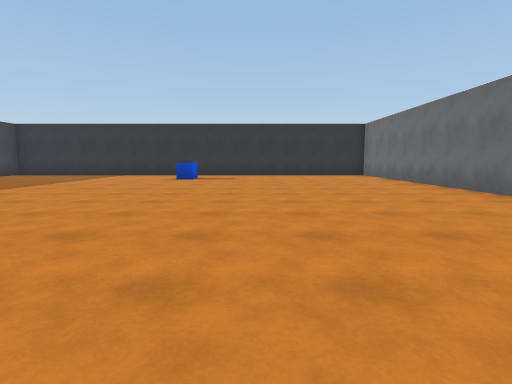
view 1 (above)

24 first-person views from a walk through a 3-D level made in the Unity game engine. The camera is 1.2 m above the floor, tilts 6° down and sees 80° across. The floor is counted in squares, 2 m on a side. Each view is taken from the middle of a square. On the plan, view 1 faces up. The plan holds only what a view shows up to about 9 squares ahead; the rest is blank. The place goes on beyond the plan. The player is left out. Surface patterns are stand-ins for the level's own textures.

view 2
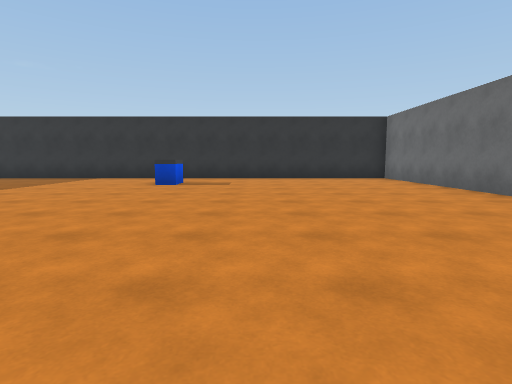

view 3
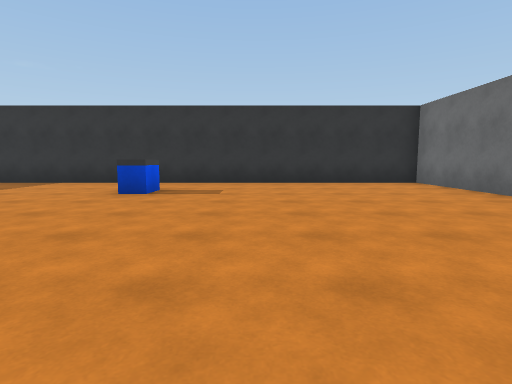

view 4
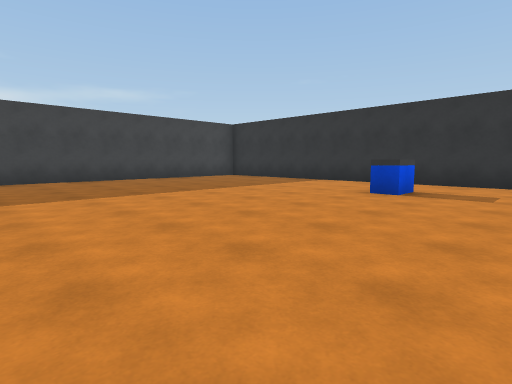

view 5
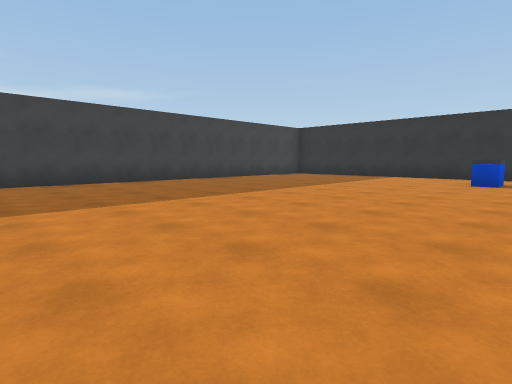

view 6
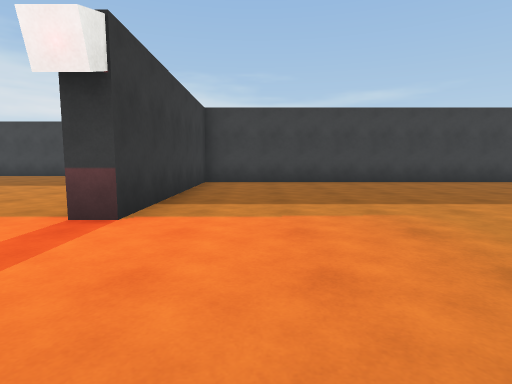

view 7
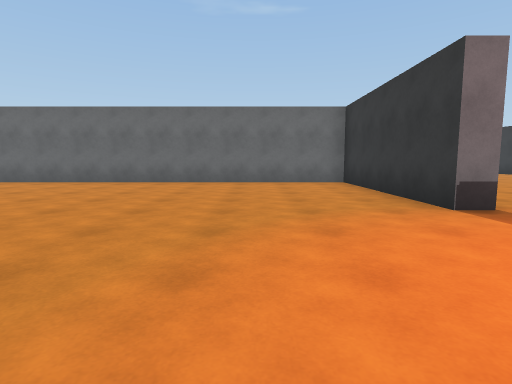

view 8
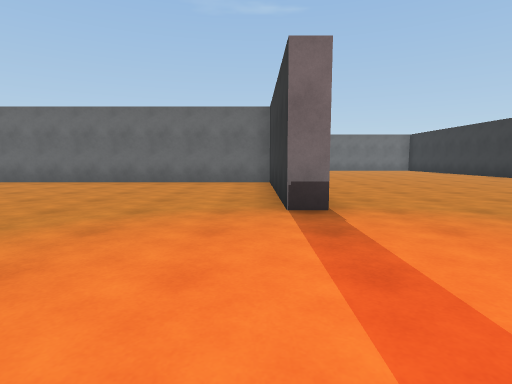

view 9
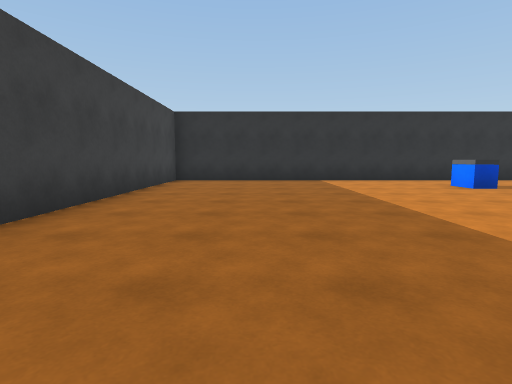

view 10
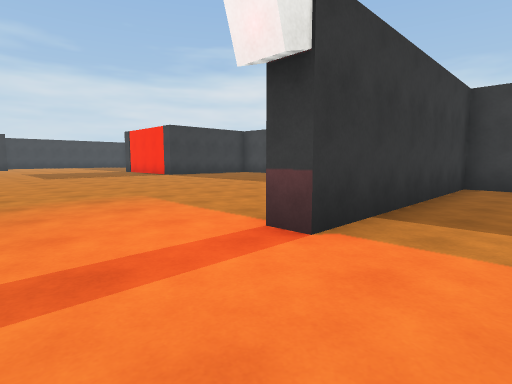

view 11
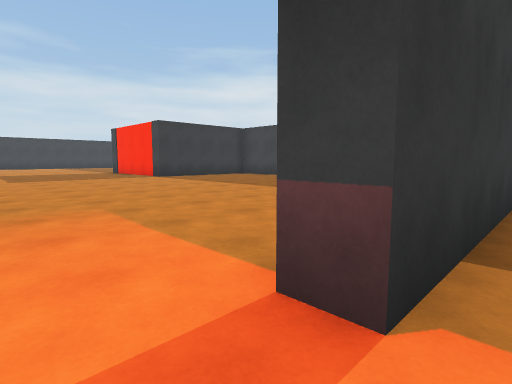

view 12
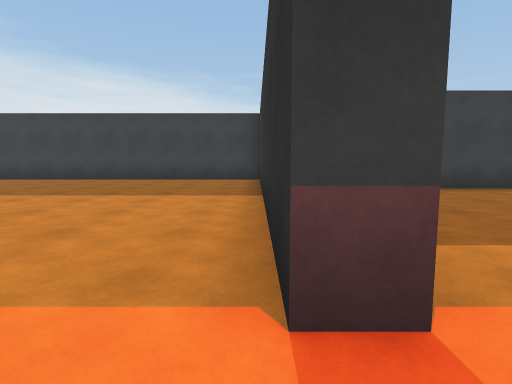

view 13
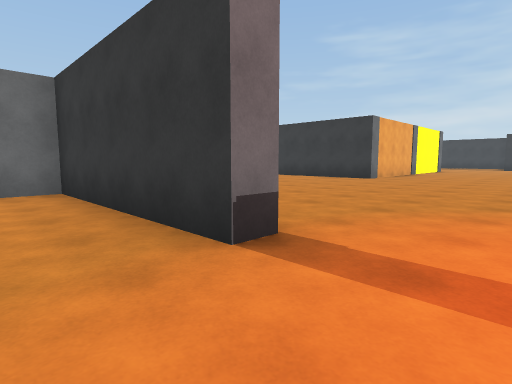

view 14
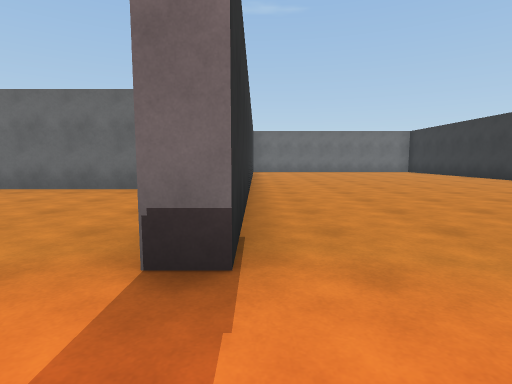

view 15
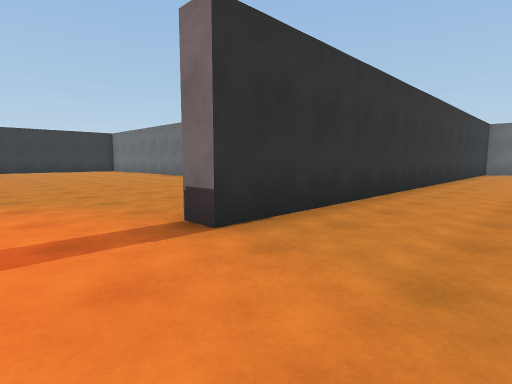

view 16
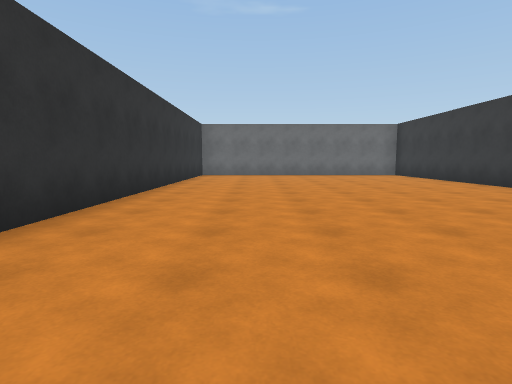

view 17
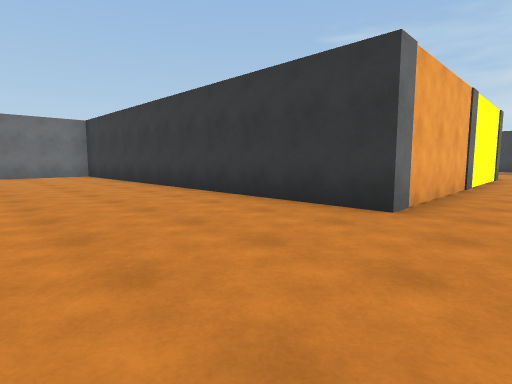

view 18
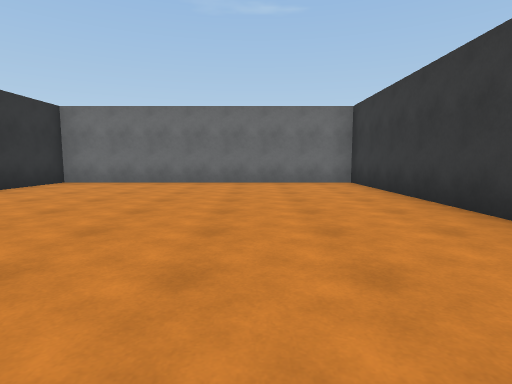

view 19
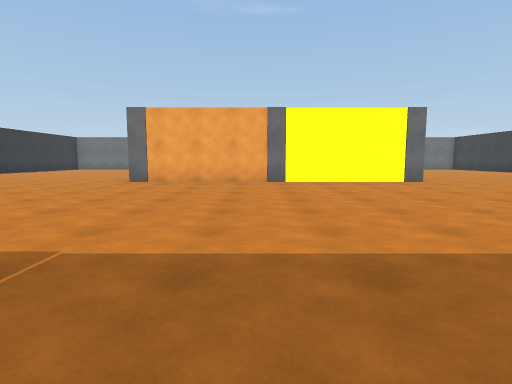

view 20
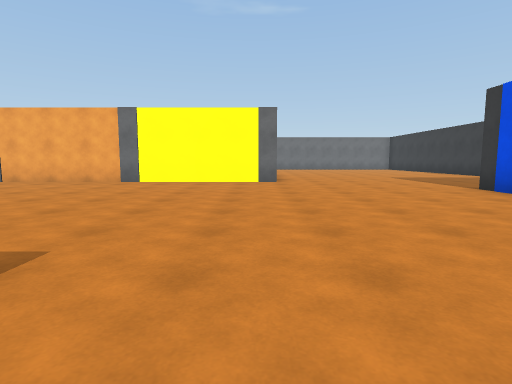

view 21
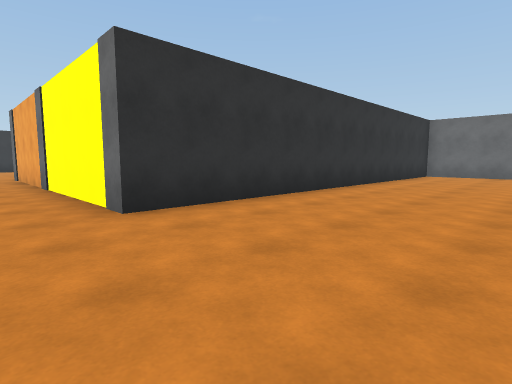

view 22
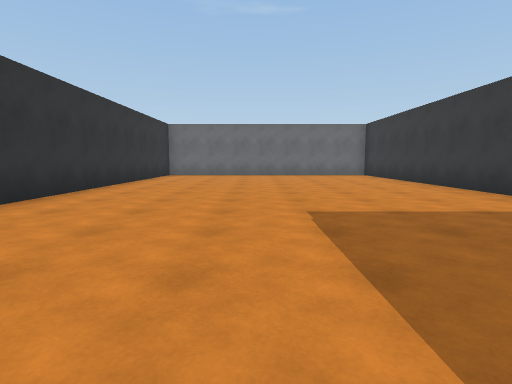

view 23
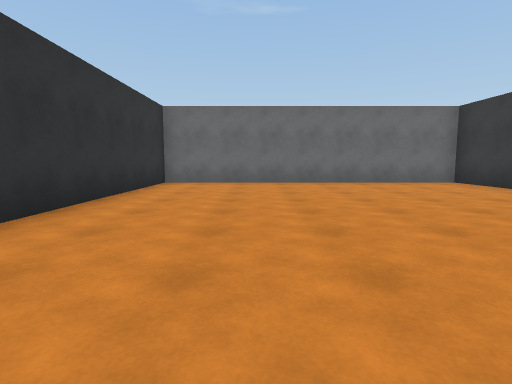

view 24
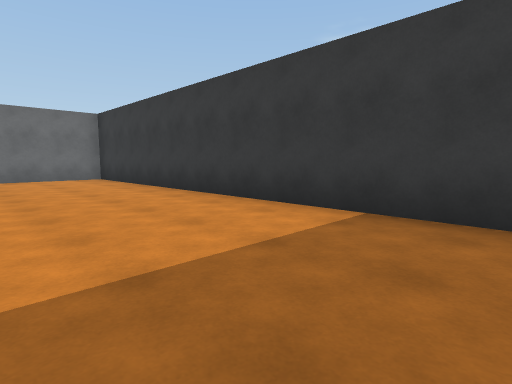

### Floor plan
Points are (right, up) in squares from view 1. A wall is a line through its corners. A room is listed if a view was taken in it or the views show most of it. See-through windows are left out.
Room 1 (views 1, 2, 3, 4, 5, 6, 7, 8, 9, 10, 13)
walls: (0.6, -2.4) (4.2, -2.4) (4.2, 12.1) (-9.4, 12.1) (-9.4, -2.4) (-4, -2.4)
ways out: opening at (-2, -2.2) to room 2
objects: other object (-2, 10)
Room 2 (views 11, 12, 14, 15, 16, 17, 18, 19, 20, 21, 22, 23, 24)
walls: (-0.6, -22.6) (0.4, -22.6); (-4, -2.4) (-4, -2.9) (-9.9, -2.9); (3.2, -26.3) (13.1, -26.3) (13.1, -18.6) (2.3, -18.6) (2.3, -10.5) (13.1, -10.5) (13.1, -2.9) (-0.4, -2.9) (-0.4, -2.4) (0.6, -2.4)
ways out: opening at (-2, -2.2) to room 1

Positions as (right, up) in squares from view 1, and headings:
1: (0, 0), facing up
2: (0, 2), facing up
3: (0, 4), facing up
4: (0, 4), facing up-left
5: (-1, 1), facing up-left
6: (-1, -1), facing left
7: (-4, 0), facing right
8: (-4, -2), facing right
9: (-7, 3), facing up
10: (-2, -1), facing down-left
11: (-3, -2), facing down-left
12: (-3, -3), facing left
13: (-2, -1), facing down-right
14: (-2, -3), facing right
15: (-2, -5), facing up-right
16: (1, -5), facing right
17: (1, -7), facing down-right
18: (5, -8), facing right
19: (-6, -14), facing right
20: (-6, -18), facing right
21: (1, -22), facing up-right
22: (1, -22), facing right
23: (5, -21), facing right
24: (3, -23), facing down-right
